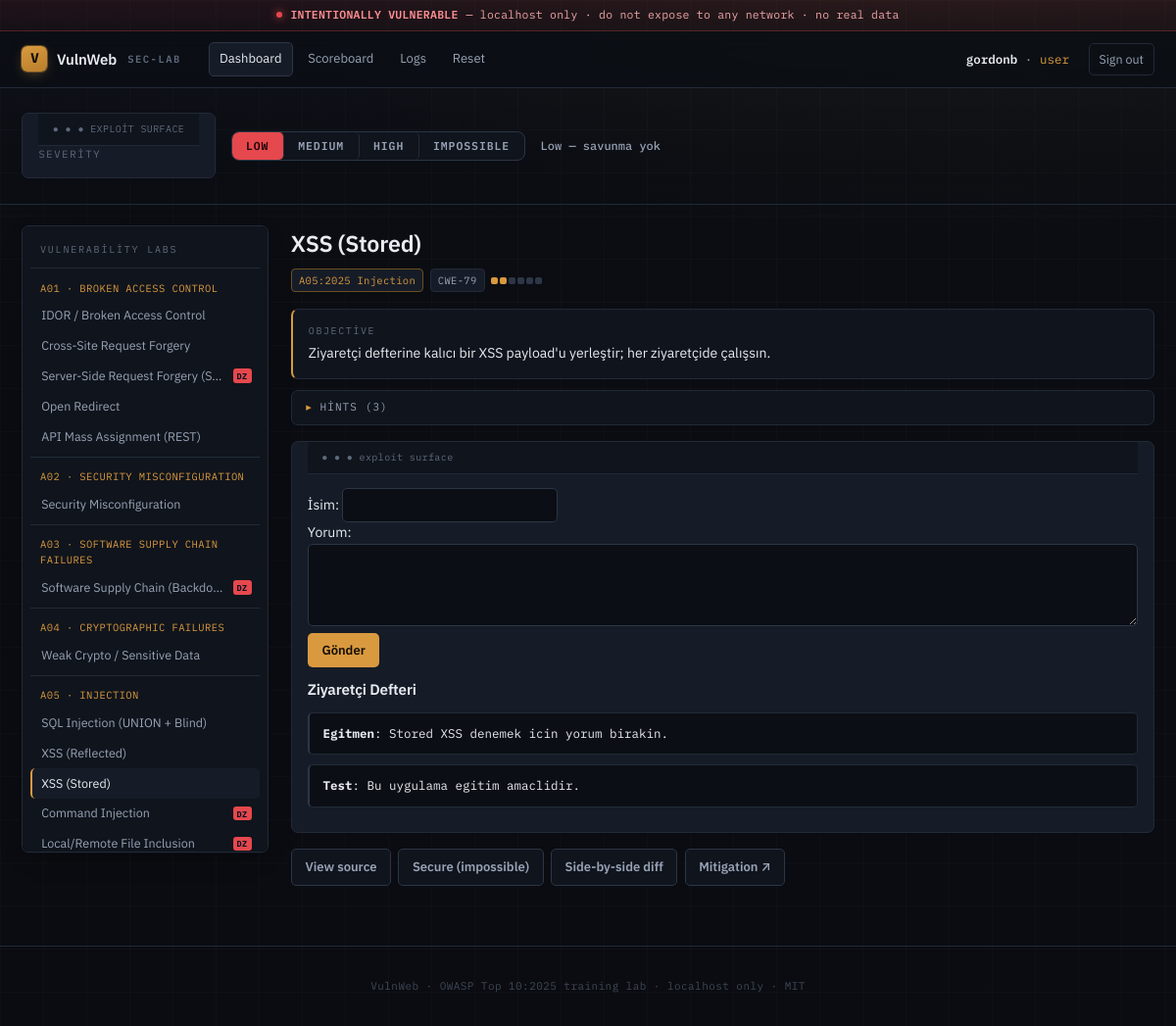
The app's page /vulnerabilities/xss_stored/index.php (signed in) with its own data.
### tables this page shows
CREATE TABLE users (
  id            INT AUTO_INCREMENT PRIMARY KEY,
  username      VARCHAR(64)  NOT NULL UNIQUE,
  password_md5  VARCHAR(32)  NOT NULL,
  role          VARCHAR(16)  NOT NULL DEFAULT 'user',
  first_name    VARCHAR(64),
  last_name     VARCHAR(64),
  avatar        VARCHAR(255),
  failed_logins INT NOT NULL DEFAULT 0,
  created_at    TIMESTAMP NOT NULL DEFAULT CURRENT_TIMESTAMP
);

CREATE TABLE guestbook (
  id         INT AUTO_INCREMENT PRIMARY KEY,
  name       VARCHAR(128),
  comment    TEXT,
  created_at TIMESTAMP NOT NULL DEFAULT CURRENT_TIMESTAMP
);

### vulnerabilities/xss_stored/index.php (called while the page is built, shortened)
<?php
vuln_dispatch('xss_stored');

### core/Auth.php (called while the page is built, shortened)
<?php
final class Auth
{
    public static function user(): ?array
    {
        $pdo = DB::pdo();
        $stmt = $pdo->prepare('SELECT id, username, role, first_name, last_name, avatar FROM users WHERE id = ?');
        $stmt->execute([$_SESSION['uid']]);
        $u = $stmt->fetch();
        return $u ?: null;
    }
}

### core/functions.php (called while the page is built, shortened)
<?php
function e(?string $s): string
{
    return htmlspecialchars((string) $s, ENT_QUOTES | ENT_HTML5, 'UTF-8');
}
function security_level(): string
{
    return SecurityLevel::get();
}
function current_user(): ?array
{
    return Auth::user();
}

### core/SecurityLevel.php (called while the page is built, shortened)
<?php
final class SecurityLevel
{
    public static function get(): string
    {
        return $_SESSION['security'] ?? 'low';
    }
    public static function label(string $level): string
    {
        return match ($level) {
            'low'        => 'Low — savunma yok',
            'medium'     => 'Medium — naif/bypass\'lanabilir savunma',
            'high'       => 'High — güçlü ama bypass\'lanabilir',
            'impossible' => 'Impossible — güvenli referans',
            default      => $level,
        };
    }
}

### core/Challenges.php (called while the page is built, shortened)
<?php
final class Challenges
{
    private static ?array $all = null;
    public static function all(): array
    {
        if (self::$all === null) {
            $json = file_get_contents(CORE_DIR . '/data/challenges.json');
            self::$all = $json ? (json_decode($json, true) ?: []) : [];
        }
        return self::$all;
    }
    public static function get(string $id): ?array
    {
        foreach (self::all() as $c) {
            if (($c['id'] ?? null) === $id) {
                return $c;
            }
        }
        return null;
    }
}

### vulnerabilities/xss_stored/source/low.php (the view, shortened to what this page needs)
<?php
$conn = DB::mysqli();
echo '<form method="post">';
echo '  İsim: <input type="text" name="name" value=""><br>';
echo '  Yorum:<br><textarea name="comment"></textarea><br>';
echo '  <button type="submit">Gönder</button>';
echo '</form>';
echo '<h3>Ziyaretçi Defteri</h3>';
$res = mysqli_query($conn, 'SELECT name, comment FROM guestbook ORDER BY id DESC');
$html = '';
while ($row = mysqli_fetch_assoc($res)) {
    $html .= '<div class="result"><strong>' . $row['name'] . '</strong>: ' . $row['comment'] . '</div>';
}
echo $html;

### core/layout.php (shortened to what this page needs)
<?php
function nav_active(string $needle): string
{
    return str_contains($_SERVER['SCRIPT_NAME'] ?? '', $needle) ? ' class="active"' : '';
}
function render_header(string $title = 'VulnWeb'): void
{
    $level = security_level();
    $user = current_user();
    ?>
<!doctype html>
<html lang="tr">
<head>
<link rel="stylesheet" href="/assets/style.css">
</head>
<body>
<div class="caution"><span class="dot"></span> <b>INTENTIONALLY VULNERABLE</b> — localhost only · do not expose to any network · no real data</div>
<header class="topbar">
  <a class="brand" href="/index.php"><span class="glyph">V</span> VulnWeb <span class="sub">sec-lab</span></a>
  <nav class="topnav">
    <a href="/index.php"<?= nav_active('index') ?>>Dashboard</a>
    <a href="/scoreboard.php"<?= nav_active('scoreboard') ?>>Scoreboard</a>
    <a href="/logs.php"<?= nav_active('logs') ?>>Logs</a>
    <a href="/setup.php"<?= nav_active('setup') ?>>Reset</a>
  </nav>
  <?php if ($user): ?>
    <span class="who"><b><?= e($user['username']) ?></b> · <span class="role"><?= e($user['role']) ?></span></span>
    <a class="btn-ghost" href="/logout.php">Sign out</a>
  <?php endif; ?>
</header>
<?php render_sevbar($level); ?>
<?php
}
function render_sevbar(string $level): void
{
    $desc = SecurityLevel::label($level);
    echo '<form class="sevbar" method="post" action="/security.php">';
    echo '<span class="lab">Severity</span><div class="seg">';
    foreach (SecurityLevel::LEVELS as $lvl) {
        $on = $lvl === $level ? ' on s-' . $lvl : '';
        echo '<button class="seg-btn' . $on . '" name="security" value="' . e($lvl) . '">' . strtoupper(e($lvl)) . '</button>';
    }
    echo '</div>';
    echo '<span class="desc"><b>' . e($desc) . '</b></span>';
    echo '</form>';
}
function render_footer(): void
{
    echo '<footer class="foot">VulnWeb · OWASP Top 10:2025 training lab · localhost only · MIT</footer>';
    echo '</body></html>';
}
function owasp_name(string $code): string
{
    static $m = [
        'A01' => 'Broken Access Control',
        'A02' => 'Security Misconfiguration',
        'A03' => 'Software Supply Chain Failures',
        'A04' => 'Cryptographic Failures',
        'A05' => 'Injection',
        'A06' => 'Insecure Design',
        'A07' => 'Authentication Failures',
        'A08' => 'Software or Data Integrity Failures',
        'A09' => 'Security Logging & Alerting',
        'A10' => 'Mishandling of Exceptional Conditions',
    ];
    return $m[$code] ?? $code;
}
function sidebar_groups(): array
{
    $groups = [];
    foreach (Challenges::all() as $c) {
        $code = strtok((string) ($c['category'] ?? 'A00'), ':');
        $groups[$code][] = $c;
    }
    uksort($groups, 'strcmp');
    return $groups;
}
function render_sidebar(?string $activeId = null): void
{
    echo '<aside class="sidebar"><div class="s-head">Vulnerability Labs</div>';
    foreach (sidebar_groups() as $code => $items) {
        echo '<div class="cat">' . e($code) . ' · ' . e(mb_strtoupper(owasp_name($code))) . '</div><ul>';
        foreach ($items as $c) {
            $active = $c['id'] === $activeId ? ' class="active"' : '';
            $tags = '';
            if (!empty($c['dangerZone'])) {
                $tags .= '<span class="t-dz" title="Danger Zone (RCE/file/internal)">DZ</span>';
            }
            echo '<li' . $active . '><a href="/' . e($c['path']) . 'index.php">'
               . '<span class="nm">' . e($c['name']) . '</span>'
               . '<span class="tags">' . $tags . '</span></a></li>';
        }
        echo '</ul>';
    }
    echo '</aside>';
}
function vuln_dispatch(string $__vuln_id): void
{
    $__lvl = security_level();
    $__c = Challenges::get($__vuln_id);
    $__dir = APP_ROOT . '/' . ($__c['path'] ?? ('vulnerabilities/' . $__vuln_id . '/'));
    require $__dir . 'source/' . $__lvl . '.php';
    $__body = ob_get_clean();
    render_vuln_page($__vuln_id, $__body);
}
function render_vuln_page(string $id, string $bodyHtml): void
{
    $c = Challenges::get($id);
    $name = $c['name'] ?? $id;
    render_header($name);
    echo '<div class="shell">';
    render_sidebar($id);
    echo '<main class="content">';
    $diff = (int) ($c['difficulty'] ?? 1);
    $squares = '';
    for ($i = 1; $i <= 6; $i++) {
        $squares .= '<i class="' . ($i <= $diff ? 'on' : '') . '"></i>';
    }
    $solvedPill = Scoreboard::isSolved($id)
        ? '<span class="solved-pill">✓ SOLVED</span>' : '';
    echo '<div class="page-h"><div>';
    echo '<h1>' . e($name) . '</h1>';
    echo '<div class="chips">';
    echo '<span class="chip chip-owasp">' . e($c['category'] ?? '') . '</span>';
    if (!empty($c['cwe'])) {
        echo '<span class="chip chip-cwe">' . e($c['cwe']) . '</span>';
    }
    echo '<span class="diff" title="difficulty">' . $squares . '</span>';
    echo '</div></div>' . $solvedPill . '</div>';
    if ($c) {
        echo '<div class="panel objective"><span class="p-label">Objective</span>' . e($c['objective'] ?? '') . '</div>';
        if (!empty($c['hints'])) {
            echo '<details class="hints"><summary>Hints (' . count($c['hints']) . ')</summary><ol>';
            echo '</ol></details>';
        }
    }
    echo '<div class="lab">' . $bodyHtml . '</div>';
    echo '<div class="vuln-actions">';
    echo '<a class="btn" href="/source_view.php?id=' . urlencode($id) . '&level=' . urlencode(security_level()) . '">View source</a>';
    echo '<a class="btn" href="/source_view.php?id=' . urlencode($id) . '&level=impossible">Secure (impossible)</a>';
    echo '<a class="btn" href="/source_view.php?id=' . urlencode($id) . '&diff=1">Side-by-side diff</a>';
    if (!empty($c['mitigationUrl'])) {
        echo '<a class="btn" target="_blank" rel="noopener" href="' . e($c['mitigationUrl']) . '">Mitigation ↗</a>';
    }
    echo '</div>';
    echo '</main></div>';
    render_footer();
}

### records on screen
users: username "gordonb", role "user"
guestbook: name "Egitmen", comment "Stored XSS denemek icin yorum birakin."
guestbook: name "Test", comment "Bu uygulama egitim amaclidir."

### other values on screen
$lvl "LOW"
$lvl "MEDIUM"
$lvl "HIGH"
$lvl "IMPOSSIBLE"
$desc "Low — savunma yok"
$code "A01"
mb_strtoupper(owasp_name($code)) "BROKEN ACCESS CONTROL"
$c['name'] "IDOR / Broken Access Control"
$c['name'] "Cross-Site Request Forgery"
$c['name'] "Server-Side Request Forgery (S…"
$c['name'] "Open Redirect"
$c['name'] "API Mass Assignment (REST)"
$code "A02"
mb_strtoupper(owasp_name($code)) "SECURITY MISCONFIGURATION"
$c['name'] "Security Misconfiguration"
